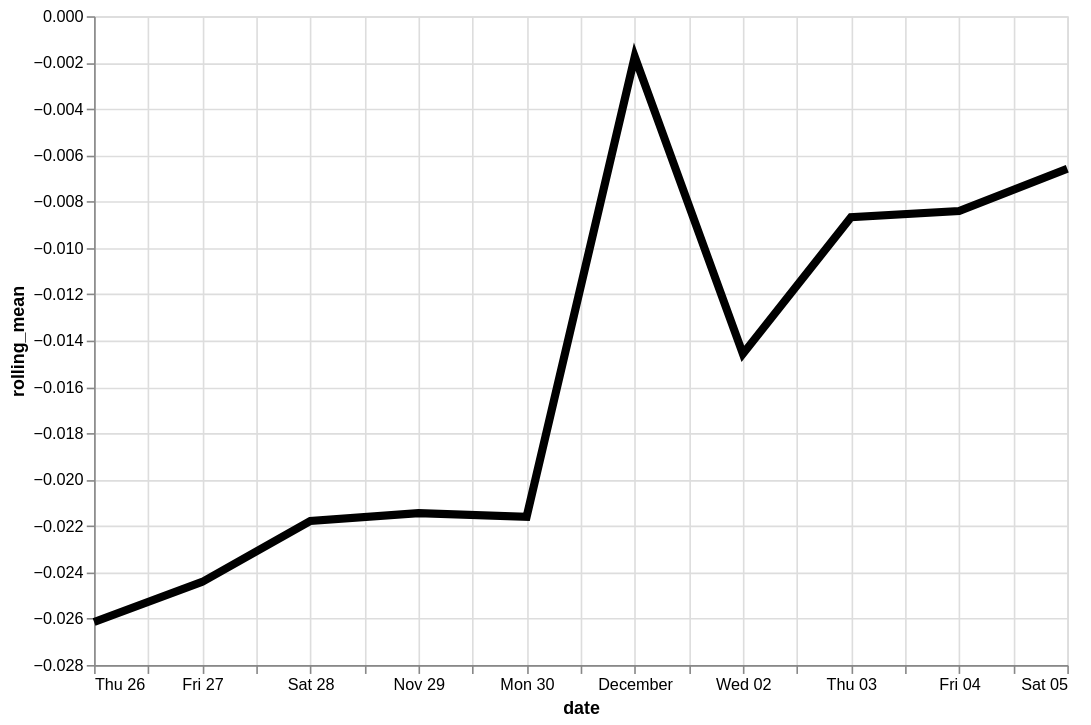

Describe this chart as a Vega-Lite specification.
### Vega-Lite specification from a JSON file in a GitHub repository (floating-point values rounded to 4 significant figures)
{"config": {"view": {"continuousWidth": 400, "continuousHeight": 300}}, "data": {"name": "data-bde0d4641f2e148a213424e25a91bc6d"}, "mark": {"type": "line", "color": "black", "size": 5}, "encoding": {"x": {"type": "temporal", "field": "date"}, "y": {"type": "quantitative", "field": "rolling_mean"}}, "height": 400, "transform": [{"window": [{"op": "mean", "field": "residual", "as": "rolling_mean"}], "frame": [-4, 3]}], "width": 600, "$schema": "https://vega.github.io/schema/vega-lite/v4.8.1.json", "datasets": {"data-bde0d4641f2e148a213424e25a91bc6d": [{"date": "2020-11-26T00:00:00", "residual": -0.06331}, {"date": "2020-11-27T00:00:00", "residual": 0.02492}, {"date": "2020-11-28T00:00:00", "residual": -0.05587}, {"date": "2020-11-29T00:00:00", "residual": -0.0103}, {"date": "2020-11-30T00:00:00", "residual": -0.01751}, {"date": "2020-12-01T00:00:00", "residual": -0.008637}, {"date": "2020-12-02T00:00:00", "residual": -0.01941}, {"date": "2020-12-03T00:00:00", "residual": -0.0227}, {"date": "2020-12-04T00:00:00", "residual": 0.09552}, {"date": "2020-12-05T00:00:00", "residual": -0.07769}]}}
